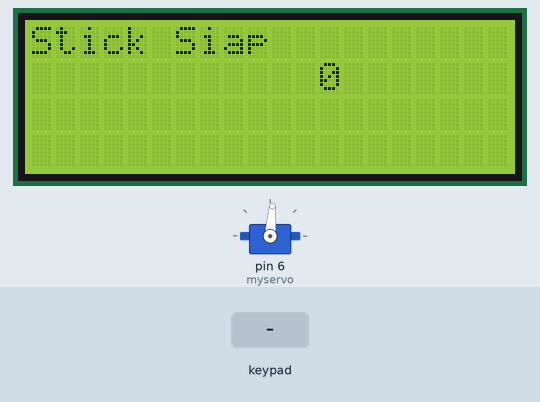
The sketch below on a simulated Arduino Uno, built with avr-gcc and run on an emulated ATmega328P. Shown: servo, 20×4 character LCD. The test bench sets the inputs (shaded band). What the sketch prints to the serial monitor is not drawn.

Above: at 1.5 s.
1.6 s: key 'U' pressed
At 1.81 s:
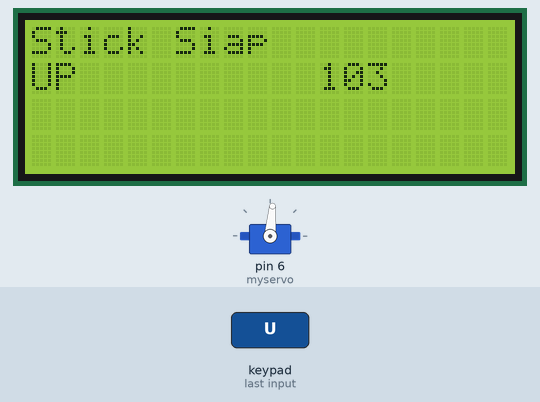
3.5 s: key 'D' pressed
At 3.7 s:
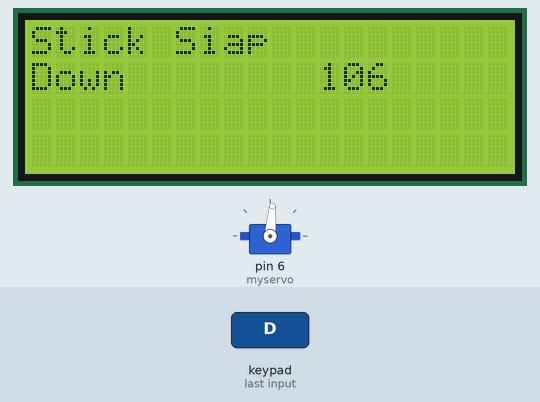
5.4 s: key 'L' pressed
At 5.61 s:
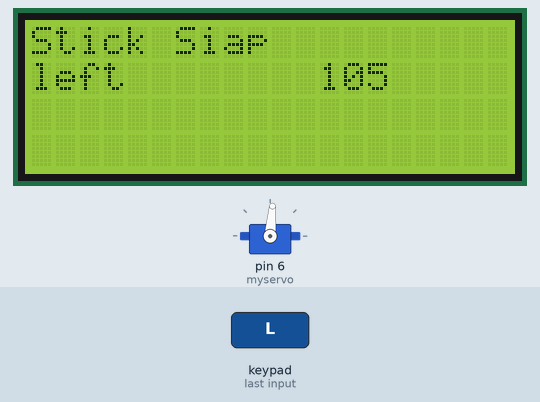
7.3 s: key 'R' pressed
At 7.51 s:
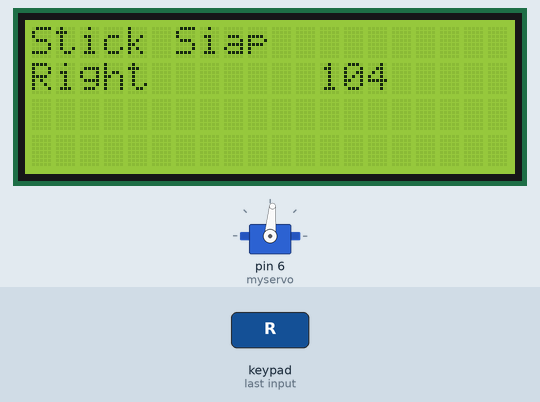
9.2 s: key 'X' pressed
At 9.42 s:
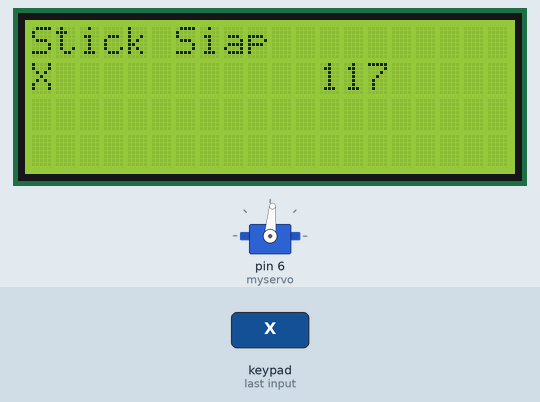
11.1 s: key 'O' pressed
At 11.32 s:
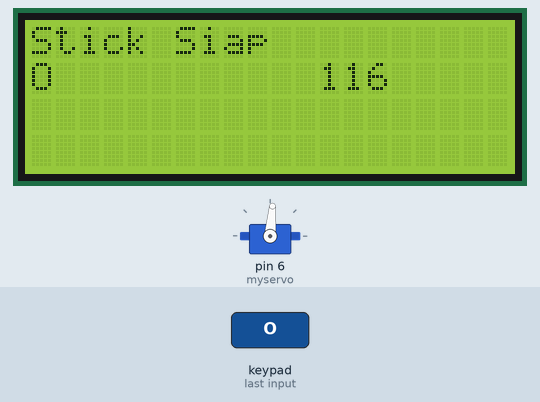
Timing chart, 0 to 14.0 s (numbered marks = the images above; inputs shaded):
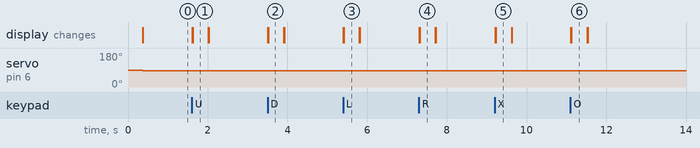

Measured:
- after the input at 1.6 s, the display: first changes at once (image 1 shows a later state)
- after the input at 3.5 s, the display: first changes at once (image 2 shows a later state)
- after the input at 5.4 s, the display: first changes at once (image 3 shows a later state)
- after the input at 7.3 s, the display: first changes at once (image 4 shows a later state)
- after the input at 9.2 s, the display: first changes at once (image 5 shows a later state)
- after the input at 11.1 s, the display: first changes at once (image 6 shows a later state)

The sketch:

PS2X.ino
```cpp
#include <PS2X_lib.h>
#include <LiquidCrystal.h>
#include <Servo.h>
#define PS2_DAT        11//51  //14 miso
#define PS2_CMD        12//50  //15 mosi
#define PS2_SEL        10//53  //16 ss
#define PS2_CLK        13//52  //17 sck
#define pressures   false
#define rumble      false

Servo myservo;
const int rs = A5, rw=3, en = A4, d4 = 4, d5 = A2, d6 = A3, d7 = A1;
int Stick = 0,LX,LY,RX,RY;
byte type = 0;
byte vibrate = 0;
int  DataKirim =00;
PS2X ps2x;
LiquidCrystal lcd(rs,rw, en, d4, d5, d6, d7);
void setup(){
 //repair:
  Serial.begin(9600);
  myservo.attach(6);
  lcd.begin(20, 4);
  repair:
  delay(300);  //tunggu pairing wirless

  //setup pins and settings: GamePad(clock, command, attention, data, Pressures?, Rumble?) check for error

  Stick = ps2x.config_gamepad(PS2_CLK, PS2_CMD, PS2_SEL, PS2_DAT, pressures, rumble);

  if(Stick == 0){
    Serial.print("Found Controller");
    lcd.setCursor(0, 0);
    lcd.print("Stick Siap");}
    else {
    Serial.print("Not Found Controller");
    lcd.setCursor(0, 0);
    lcd.print("Stick belum Siap");
   goto  repair;}
}

void loop() {
   //Serial.println(int(DataKirim));
   lcd.setCursor(12, 1);
   lcd.print(int(DataKirim));
   if(Stick == 1) //repairing terus kalau gagal pair
    return;

  else { //DualShock Controller
    ps2x.read_gamepad(true, vibrate);
      lcd.setCursor(0, 1);
       LY=(ps2x.Analog(PSS_LY));
       LX=(ps2x.Analog(PSS_LX));
       RY=(ps2x.Analog(PSS_RY));
       RX=(ps2x.Analog(PSS_RX));
      if(ps2x.Button(PSB_START))      {Serial.print(int(DataKirim));  lcd.print("start");   DataKirim=101;   myservo.write(180);    delay(15);} else
      if(ps2x.Button(PSB_SELECT))     {Serial.print(int(DataKirim));  lcd.print("Select");  DataKirim=102;   } else
      if(ps2x.Button(PSB_PAD_UP))     {Serial.print(int(DataKirim));  lcd.print("UP");      DataKirim=103;   } else
      if(ps2x.Button(PSB_PAD_RIGHT))  {Serial.print(int(DataKirim));  lcd.print("Right");   DataKirim=104;   } else
      if(ps2x.Button(PSB_PAD_LEFT))   {Serial.print(int(DataKirim));  lcd.print("left");    DataKirim=105;   } else
      if(ps2x.Button(PSB_PAD_DOWN))   {Serial.print(int(DataKirim));  lcd.print("Down");    DataKirim=106;   } else
      if(ps2x.Button(PSB_L1))         {Serial.print(int(DataKirim));  lcd.print("L1");      DataKirim=107;   } else
      if(ps2x.Button(PSB_L2))         {Serial.print(int(DataKirim));  lcd.print("l2");      DataKirim=108;   } else
      if(ps2x.Button(PSB_R1))         {Serial.print(int(DataKirim));  lcd.print("R1");      DataKirim=109;   } else
      if(ps2x.Button(PSB_R2))         {Serial.print(int(DataKirim));  lcd.print("R2");      DataKirim=110;  } else
      if(ps2x.Button(PSB_L3))         {Serial.print(int(DataKirim));  lcd.print("L3");      DataKirim=111;  } else
      if(ps2x.Button(PSB_R3))         {Serial.print(int(DataKirim));  lcd.print("R3");      DataKirim=112;  } else
      if(ps2x.Button(PSB_L2))         {Serial.print(int(DataKirim));  lcd.print("L2");      DataKirim=113;  } else
      if(ps2x.Button(PSB_R2))         {Serial.print(int(DataKirim));  lcd.print("R2");      DataKirim=114;  } else
      if(ps2x.Button(PSB_TRIANGLE))   {Serial.print(int(DataKirim));  lcd.print("Segitiga");DataKirim=115;  } else
      if(ps2x.Button(PSB_CIRCLE))     {Serial.print(int(DataKirim));  lcd.print("O");       DataKirim=116;  } else
      if(ps2x.Button(PSB_CROSS))      {Serial.print(int(DataKirim));  lcd.print("X");       DataKirim=117;  } else
      if(ps2x.Button(PSB_SQUARE))     {Serial.print(int(DataKirim));  lcd.print("[]");      DataKirim=118;  } else
      if(LY==0)                       {Serial.print(int(DataKirim));  lcd.print("L naik");  DataKirim=119;  } else
      if(LY==255)                     {Serial.print(int(DataKirim));  lcd.print("L Turun"); DataKirim=120;  } else
      if(LX==255)                     {Serial.print(int(DataKirim));  lcd.print("L kanan");  DataKirim=121;  } else
      if(LX==0)                       {Serial.print(int(DataKirim));  lcd.print("L kiri");   DataKirim=122;  } else
      if(RY==0)                       {Serial.print(int(DataKirim));  lcd.print("R naik");   DataKirim=123;  } else
      if(RY==255)                     {Serial.print(int(DataKirim));  lcd.print("R Turun");  DataKirim=124;  } else
      if(RX==255)                     {Serial.print(int(DataKirim));  lcd.print("R kanan");  DataKirim=125;  } else
      if(RX==0)                       {Serial.print(int(DataKirim));  lcd.print("R kiri");   DataKirim=126;  } else
         {Serial.print(int(DataKirim));lcd.print("          "); DataKirim=0;  myservo.write(85);}

  }
  delay(10);
}
```
